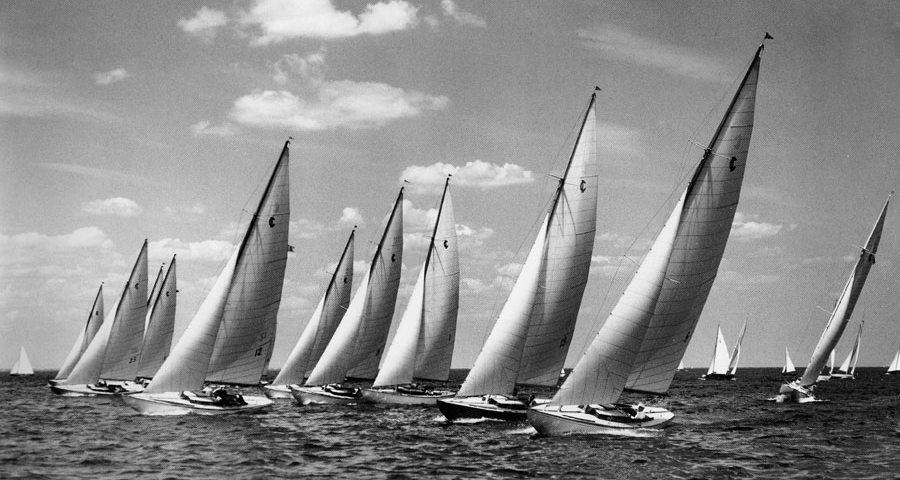
#> input picture C0316 Computer Vision/Coursework 1/boat.png, 900 x 480 px
$ jupyter execute coursework_1.ipynb   (shell and % lines are left out)
#> lines starting #> are read from the running program, lines starting #| are printed output that depends on the picture
### C0316 Computer Vision/Coursework 1/noisy.py
"""
    Image noising module.
"""
import math
import numpy as np
import numpy.random


def noisy(image, noise_type):
	"""
		Add noise to an image.

		image: Input image, ndarray, uint8 type.
		noise_type: One of the following types:
		'gaussian': Gaussian-distributed additive noise.
		'salt_and_pepper':	Salt and pepper noise, replacing random pixels
					with maximal value (salt) or minimal value (pepper).
		'poisson': 	Poisson-distributed noise generated from the data.
		'speckle': 	Multiplicative noise. output = image + image * n, where
					n is uniform noise with specified mean & variance.
	"""
	if noise_type == 'gaussian':
		mean = 0
		sigma = 10
		gauss = np.random.normal(mean, sigma, image.shape)
		output = image + gauss
	elif noise_type == 'salt_and_pepper':
		amount = 0.04
		salt_vs_pepper = 0.5
		output = np.copy(image)

		# Salt mode
		n_pixel_salt = int(image.size * amount * salt_vs_pepper)
		coords = [np.random.randint(0, i - 1, int(n_pixel_salt)) for i in image.shape]
		output[coords] = np.iinfo(image.dtype).max

		# Pepper mode
		n_pixel_pepper = int(image.size * amount * (1 - salt_vs_pepper))
		coords = [np.random.randint(0, i - 1, int(n_pixel_pepper)) for i in image.shape]
		output[coords] = np.iinfo(image.dtype).min
	elif noise_type == 'poisson':
		vals = len(np.unique(image))
		vals = pow(2, math.ceil(math.log2(vals)))
		output = np.random.poisson(image * vals) / float(vals)
	elif noise_type == 'speckle':
		mean = 0
		sigma = 0.05
		gauss = np.random.normal(mean, sigma, image.shape)
		output = image + image * gauss
	else:
		print('Error: unexpected noise type!')
		return
	return output

### C0316 Computer Vision/Coursework 1/coursework_1.ipynb
# Coursework 1: Image Filtering

Shu Okabe

In this coursework we will explore some basic image filters used in computer vision. The corresponding lectures are Lectures 3 and 4 on image filtering and edge detection.

This coursework includes both coding questions as well as written ones. Please upload the notebook, which contains your code, results and answers as a pdf file onto Cate.

Dependencies: If you work on a college computer in the Computing Lab, where Ubuntu 18.04 is installed by default, you can use the following virtual environment for your work, where relevant Python packages are already installed.

`source /vol/bitbucket/wbai/virt/computer_vision_ubuntu18.04/bin/activate`

Alternatively, you can use pip, pip3 or anaconda etc to install Python packages.

**Note:** please read the both the text and code comment in this notebook to get an idea what you are supposed to implement.

[cell 1]
# Import libaries
import imageio
import numpy as np
import matplotlib.pyplot as plt
import noisy
import scipy
import scipy.signal
import math
import time

# 1. Moving average filter (20 points)

**Task:** Read a specific input image and add noise to the image. Design a moving average filter of kernel size 3x3, 5x5 and 9x9 respectively. Display the filtering results and comment on the results.

Please design the filter by yourself. Then, 2D image filtering can be performed using the function `scipy.signal.convolve2d()`.

[cell 2]
# Read the image
image = imageio.imread('boat.png')
#> image is the input picture: shape (480, 900); min 0, max 255, mean 139.5
plt.imshow(image, cmap='gray')

[cell 3]
# Corrupt the image with Gaussian noise
image_noisy = noisy.noisy(image, 'gaussian')
#> in noisy, `output = image + gauss`:
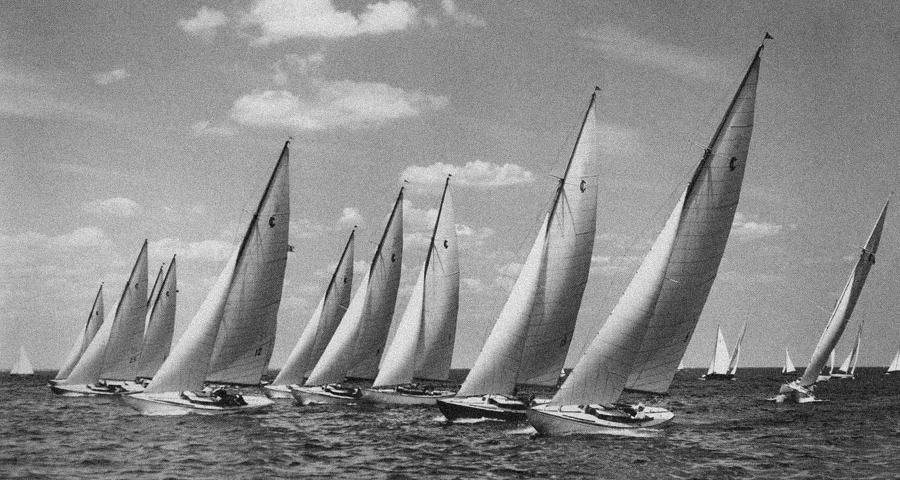
#> output: shape (480, 900) float64; min -30.78, max 283.9, mean 139.6; drawn with min black and max white
plt.imshow(image_noisy, cmap='gray')

**Note:** from now on, please use the noisy image as the input for the filters.

## 1.1 Filter the noisy image with a 3x3 moving average filter (5 points)

[cell 4]
# Design the filter h
h = np.array([[1/9]*3]*3)

# Print the filter
print(h)

# Convolve the corrupted image with h using scipy.signal.convolve2d function
image_filtered = scipy.signal.convolve2d(image_noisy, h, mode='same')
plt.imshow(image_filtered, cmap='gray')

## 1.2 Filter the noisy image with a 5x5 moving average filter (5 points)

[cell 5]
# Design the filter h
h = np.array([[1/25]*5]*5)

# Print the filter
print(h)

# Convolve the corrupted image with h using scipy.signal.convolve2d function
image_filtered = scipy.signal.convolve2d(image_noisy, h, mode='same')
plt.imshow(image_filtered, cmap='gray')

## 1.3 Filter the noisy image with a 9x9 moving average filter (5 points)

[cell 6]
# Design the filter h
h = np.array([[1/81]*9]*9)

# Print the filter
print(h)

# Convolve the corrupted image with h using scipy.signal.convolve2d function
image_filtered = scipy.signal.convolve2d(image_noisy, h, mode='same')
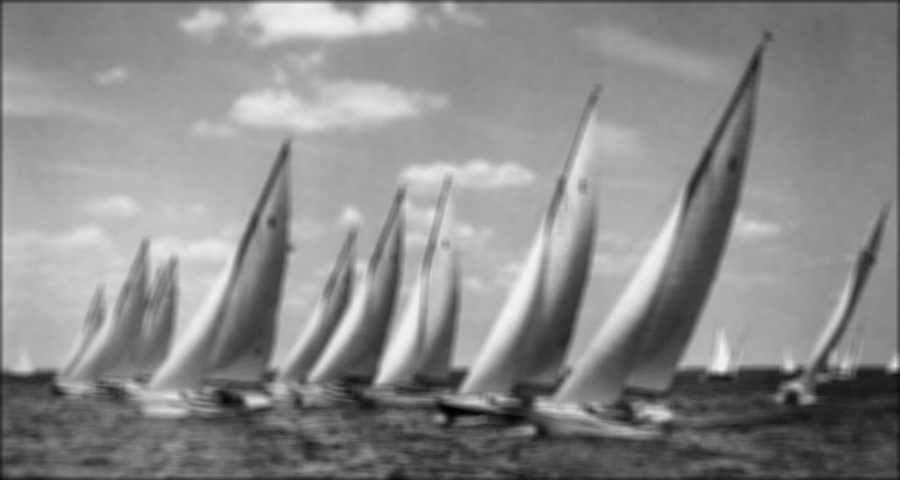
#> image_filtered: shape (480, 900) float64; min 1.85, max 242.8, mean 138.7
plt.imshow(image_filtered, cmap='gray')

## 1.4 Comment on the filtering results when different window sizes are used (5 points)

For a kernel size of 3x3, we can see that the noise has been quite successfully removed and it looks like the original image.

For a kernel size of 5x5, the noise has also been removed but the filtered image seems a bit blurry compared to the filtered image with a kernel of 3x3 and to the original image.

Finally, for a kernel size of 9x9, the filtered image has also no noise, but it is very blurry compared to the previous filtered images and the original one.

Thus, we can see in this task that the bigger the kernel size is, the blurrier the filtered image becomes.

# 2. Edge detection (35 points)

**Task:** Perform edge detection using Sobel filters, as well as Gaussian + Sobel filters. Display the Sobel magnitude images and comment.

## 2.1 Implement 3x3 Sobel filters and convolve with the noisy image (5 points)

[cell 7]
# Design the Sobel filters
h_sobel_x = np.array([[1, 0, -1], [2, 0, -2], [1, 0, -1]])
h_sobel_y = np.array([[1, 2, 1], [0, 0, 0], [-1, -2, -1]])

# Print the filters
print(h_sobel_x)
print(h_sobel_y)

# Sobel filtering
sobel_x = scipy.signal.convolve2d(image_noisy, h_sobel_x, mode='same')
sobel_y = scipy.signal.convolve2d(image_noisy, h_sobel_y, mode='same')

# Calculate the gradient magnitude
sobel_mag = np.sqrt(sobel_x * sobel_x + sobel_y * sobel_y)

# Display the magnitude
plt.imshow(sobel_mag, cmap='gray')

## 2.2 Design a 2D Gaussian filter (5 points)

[cell 8]
# Design the Gaussian filter
def gaussian_filter_2d(sigma) :
    # sigma: the parameter sigma in the Gaussian kernel (unit: pixel)
    #
    # return: a 2D array for the Gaussian kernel

    # The filter radius is 3.5 times sigma
#> called with sigma = 3
    rad = int(math.ceil(3.5 * sigma))
    sz = 2 * rad + 1
    h = np.zeros((sz, sz))
    centerise = sz // 2
    sum_wgt = 0 # Normalisation
    for i in range(sz) :
        for j in range(sz) :
            numerator = (i - centerise)**2 + (j - centerise)**2
            h[i, j] = np.exp(- numerator/(2*sigma**2)) / (2*np.pi*(sigma**2))
            sum_wgt += h[i, j]
    return h / sum_wgt

# Display the Gaussian filter when sigma = 3 pixel
sigma = 3
h = gaussian_filter_2d(sigma)
plt.imshow(h)
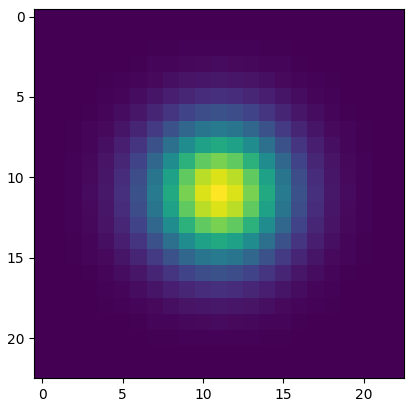
#> figure drawn by matplotlib, 1 panel

## 2.3 Perform Gaussian smoothing ($\sigma$ = 3 pixels) before applying the Sobel filters (5 points)

[cell 9]
# Perform Gaussian smoothing before Sobel filtering
sigma = 3
h = gaussian_filter_2d(sigma)
image_smoothed = scipy.signal.convolve2d(image_noisy, h, mode='same')

# Sobel filtering
sobel_x = scipy.signal.convolve2d(image_smoothed, h_sobel_x, mode='same')
sobel_y = scipy.signal.convolve2d(image_smoothed, h_sobel_y, mode='same')
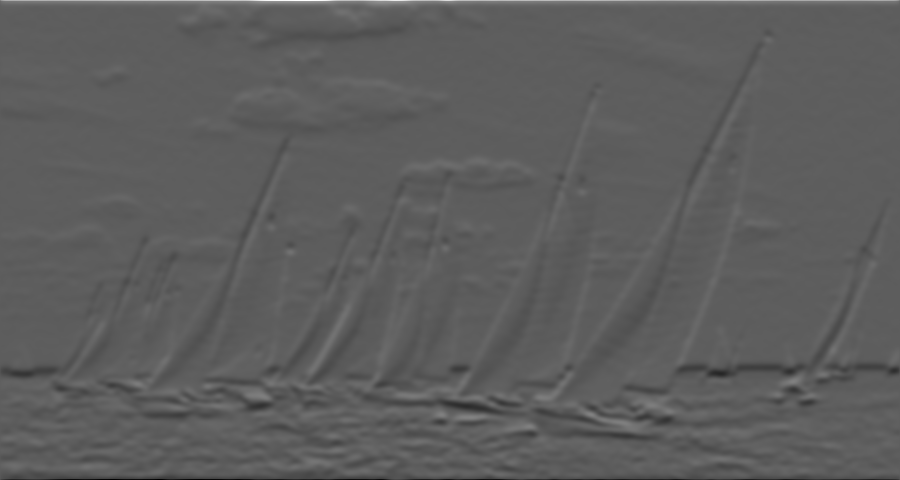
#> sobel_y: shape (480, 900) float64; min -382.7, max 659, mean -0.2; drawn with min black and max white

# Calculate the gradient magnitude
sobel_mag = np.sqrt(sobel_x * sobel_x + sobel_y * sobel_y)

# Display the magnitude
plt.imshow(sobel_mag, cmap='gray')

## 2.4 Perform Gaussian smoothing ($\sigma$ = 7 pixels) before applying the Sobel filters. Evaluate the computational time for Gaussian smoothing. (5 points)

[cell 10]
# Create the Gaussian filter
sigma = 7
h = gaussian_filter_2d(sigma)

# Perform Gaussian smoothing
start = time.time()
image_smoothed = scipy.signal.convolve2d(image_noisy, h, mode='same')
duration = time.time() - start
print('It takes {0:.6f} seconds for performing Gaussian smoothing.'.format(duration))

# Sobel filtering
sobel_x = scipy.signal.convolve2d(image_smoothed, h_sobel_x, mode='same')
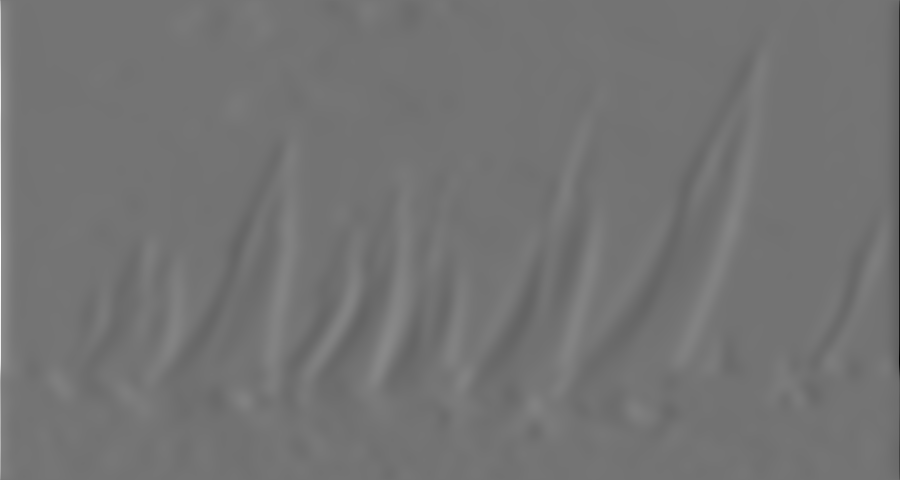
#> sobel_x: shape (480, 900) float64; min -394.7, max 472, mean -0.1; drawn with min black and max white
sobel_y = scipy.signal.convolve2d(image_smoothed, h_sobel_y, mode='same')

# Calculate the gradient magnitude
sobel_mag = np.sqrt(sobel_x * sobel_x + sobel_y * sobel_y)
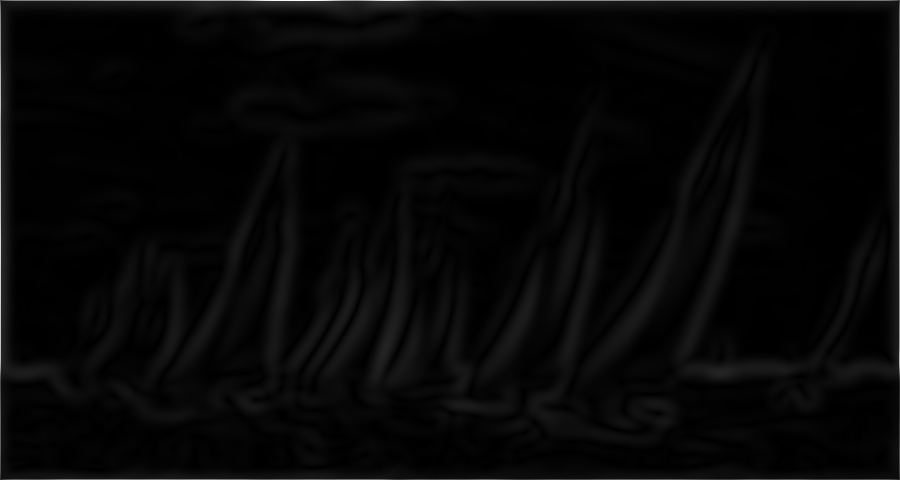
#> sobel_mag: shape (480, 900) float64; min 0.00544, max 551.6, mean 15; drawn with min black and max white

# Display the magnitude
plt.imshow(sobel_mag, cmap='gray')

## 2.5 Design 1D Gaussian filters along x-axis and y-axis respectively. (5 points)

[cell 11]
# Design the Gaussian filter
def gaussian_filter_1d(sigma):
    # sigma: the parameter sigma in the Gaussian kernel (unit: pixel)
    #
    # return: a 1D array for the Gaussian kernel

    # The filter radius is 3.5 times sigma
#> called with sigma = 7
    rad = int(math.ceil(3.5 * sigma))
    sz = 2 * rad + 1
    h = np.zeros(sz)
    centerise = sz // 2
    sum_wgt = 0 # Normalisation
    for i in range(sz) :
        numerator = (i-centerise)**2
        h[i] = np.exp(- numerator/(2*sigma**2)) / (np.sqrt(2*np.pi)*sigma)
        sum_wgt += h[i]
    return h / sum_wgt

# Display the Gaussian filters when sigma = 7 pixel
sigma = 7

# The Gaussian filter along x-axis. Its shape is (1, sz).
h_x = gaussian_filter_1d(sigma)
h_x = np.expand_dims(h_x, axis=0)

# The Gaussian filter along y-axis. Its shape is (sz, 1).
h_y = gaussian_filter_1d(sigma)
h_y = np.expand_dims(h_y, axis=-1)

# Display the filters
plt.subplot(1, 2, 1)
plt.imshow(h_x)
plt.subplot(1, 2, 2)
plt.imshow(h_y)
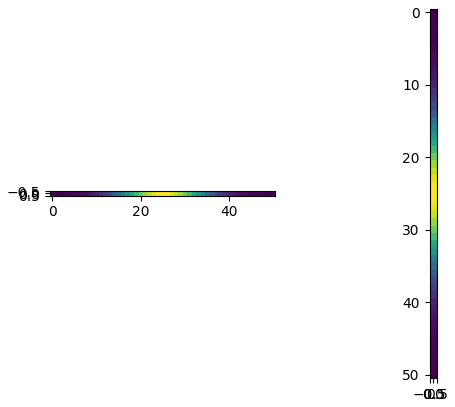
#> figure drawn by matplotlib, 2 panels

## 2.6 Perform Gaussian smoothing (sigma = 7 pixels) as two separable filters, then apply the Sobel filters. Evaluate the computational time for separable Gaussian filtering. (5 points)

[cell 12]
# Perform separable Gaussian smoothing before Sobel filtering
start = time.time()
image_smoothed = scipy.signal.convolve2d(image_noisy, h_x, mode='same')
image_smoothed = scipy.signal.convolve2d(image_smoothed, h_y, mode='same')
duration = time.time() - start
print('It takes {0:.6f} seconds for performing Gaussian smoothing.'.format(duration))

# Sobel filtering
sobel_x = scipy.signal.convolve2d(image_smoothed, h_sobel_x, mode='same')
sobel_y = scipy.signal.convolve2d(image_smoothed, h_sobel_y, mode='same')

# Calculate the gradient magnitude
sobel_mag = np.sqrt(sobel_x * sobel_x + sobel_y * sobel_y)

# Display the magnitude
plt.imshow(sobel_mag, cmap='gray')

## 2.7 Comment on the filtering results (5 points)

For the Sobel filter only, we can see on the magnitude figure that the edges of the picture were quite successfully found. We have a dark image with white lines around the boats. Yet, we can also see that there is still some noise in the picture.

Now, if we perform a (2D) Gaussian filter to smooth the image before using the Sobel filter, we can notice a filtered image that is darker than the previous magnitude figure: it is a filtered image without noise where only the edges are visible but which are a bit blurry.

If we increase the value of $\sigma$ from 3 to 7 pixels for the Gaussian smoothing, we observe that the edges in the filtered image are now much blurrier than in the previous filtered image. Overall, the magnitude figure is really dark and it might even be difficult to find the edges at first. Consequently, for a Gaussian smoothing accompanied with a Sobel filter, the bigger $\sigma$ is, the blurrier the edges become and the darker the filtered image is.

We can also compare the computational time for a 2D Gaussian filter against a 1D Gaussian filter. We can see that for the same value of $\sigma$, both methods give the same kind of blurry dark filtered image, but with the 1D Gaussian filter, the execution was quicker than with the 2D one.

# 3. Laplacian filter (15 points)

**Task:** Perform Laplacian filtering and Laplacian of Gaussian filtering. Display the results and comment.

## 3.1 Implement a 3x3 Laplacian filter (5 points)

[cell 13]
# Design the filter
h = np.array([[0, 1, 0], [1, -4, 1], [0, 1, 0]])

# Laplacian filtering
lap = scipy.signal.convolve2d(image_noisy, h, mode='same')
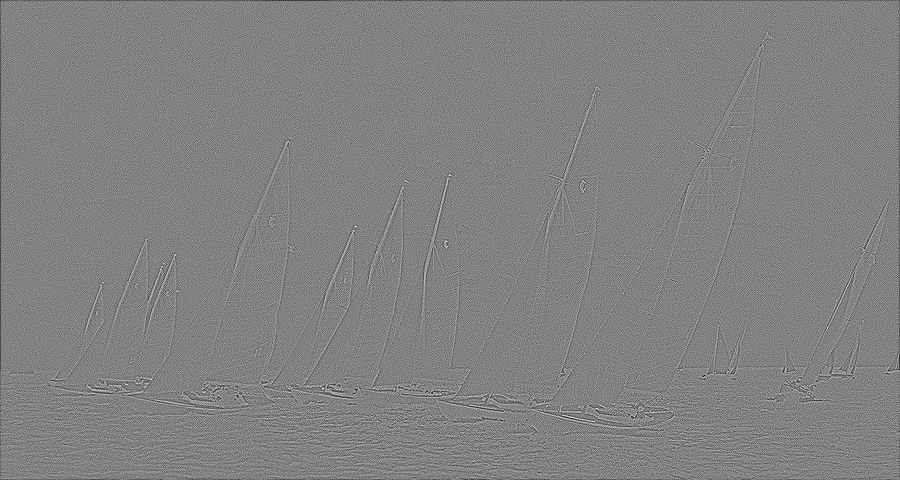
#> lap: shape (480, 900) float64; min -461.1, max 442.3, mean -0.8; drawn with min black and max white

# Display the results
plt.imshow(lap, cmap='gray')

## 3.2 Implement the Laplacian of Gaussian filter ($\sigma$ = 3 pixel) (5 points)

[cell 14]
# Design the Gaussian filter
sigma = 3

# The Gaussian filter along x-axis
h_x = gaussian_filter_1d(sigma)
h_x = np.expand_dims(h_x, axis=0)

# The Gaussian filter along y-axis
h_y = gaussian_filter_1d(sigma)
h_y = np.expand_dims(h_y, axis=-1)

# Gaussian smoothing
image_smoothed = scipy.signal.convolve2d(image_noisy, h_x, mode='same')
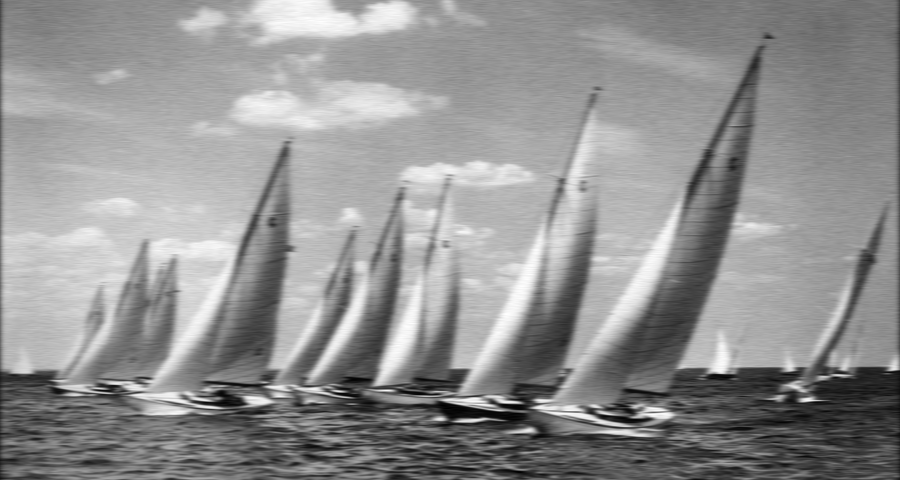
#> image_smoothed: shape (480, 900) float64; min -4.14, max 246.4, mean 139.2; drawn with min black and max white
image_smoothed = scipy.signal.convolve2d(image_smoothed, h_y, mode='same')

# Design the Laplacian filter
h = np.array([[0, 1, 0], [1, -4, 1], [0, 1, 0]])

# Laplacian filtering
lap = scipy.signal.convolve2d(image_smoothed, h, mode='same')
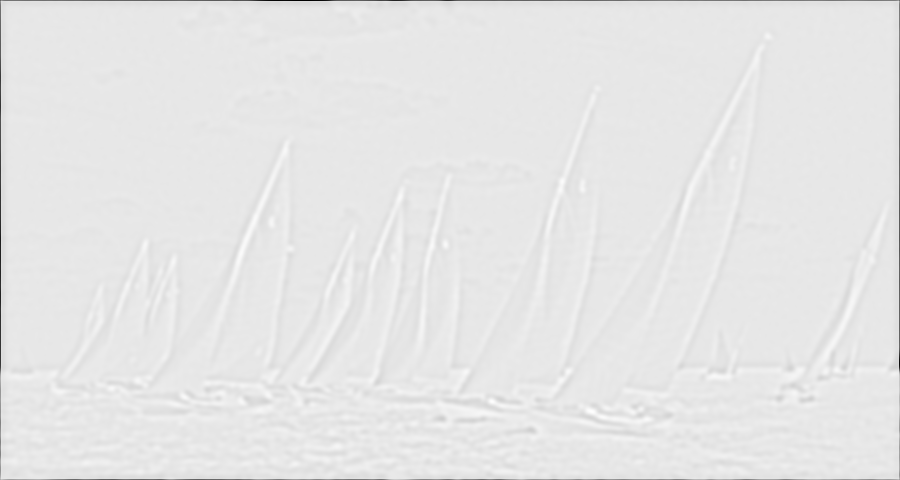
#> lap: shape (480, 900) float64; min -105, max 10.7, mean -0.435; drawn with min black and max white
plt.imshow(lap, cmap='gray')
